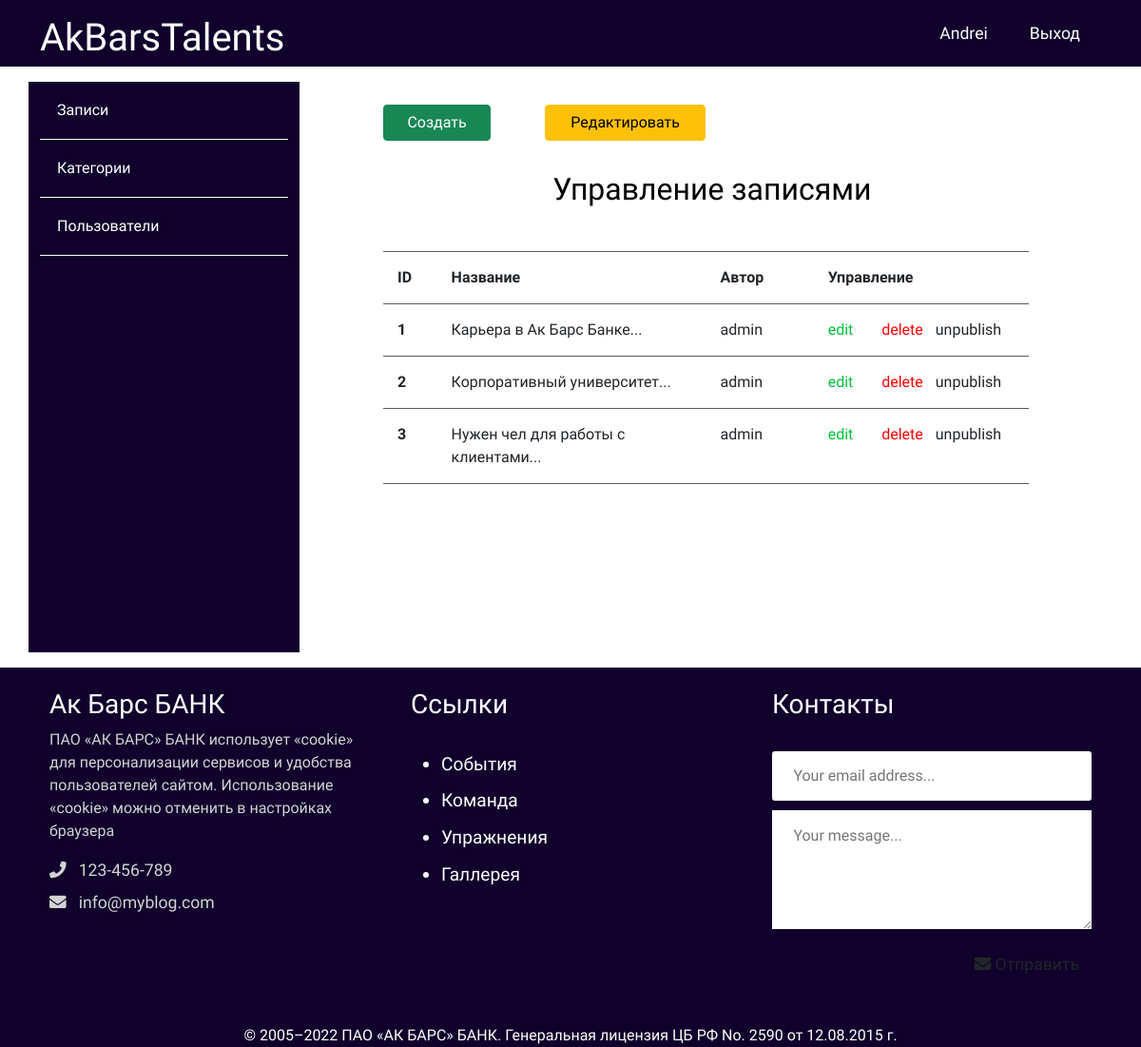
Page /dinamic-site/admin/posts/index.php (signed in) on the committed database.
### tables this page shows
CREATE TABLE `posts` (
  `id` int NOT NULL,
  `id_user` int NOT NULL,
  `title` varchar(255) NOT NULL,
  `img` varchar(255) NOT NULL,
  `content` text NOT NULL,
  `status` tinyint NOT NULL,
  `id_topic` int DEFAULT NULL,
  `created_date` datetime NOT NULL DEFAULT CURRENT_TIMESTAMP
);

CREATE TABLE `users` (
  `id` int NOT NULL,
  `admin` tinyint NOT NULL,
  `username` varchar(255) NOT NULL,
  `email` varchar(255) NOT NULL,
  `password` varchar(255) NOT NULL,
  `created` timestamp NOT NULL DEFAULT CURRENT_TIMESTAMP
);

### dinamic-site/app/database/db.php (called while the page is built, shortened)
<?php
require 'connect.php';
function dbCheckError($query){
    $errInfo = $query->errorInfo();
    return true;
}
    function selectAllFromPostsWithUsers($table1, $table2){
        global $pdo;
        $sql = "SELECT
        t1.id,
        t1.title,
        t1.img,
        t1.content,
        t1.status,
        t1.id_topic,
        t1.created_date,
        t2.username
        FROM $table1 AS t1 JOIN $table2 AS t2 ON t1.id_user = t2.id";
        $query = $pdo->prepare($sql);
        $query->execute();
        return $query->fetchAll();
    }

### dinamic-site/app/controllers/posts.php (called while the page is built, shortened)
<?php
include SITE_ROOT . "/app/database/db.php";
$postsAdm = selectAllFromPostsWithUsers('posts', 'users');

### dinamic-site/admin/posts/index.php (the view, shortened to what this page needs)
<?php
        include "../../app/controllers/posts.php";
?>
<!doctype html>
<html lang="en">
<head>
    <link href="https://cdn.jsdelivr.net/npm/bootstrap@5.0.0-beta2/dist/css/bootstrap.min.css" rel="stylesheet">
    <link rel="stylesheet" href="https://use.fontawesome.com/releases/v5.7.2/css/all.css"
>
    <link rel="stylesheet" href="../../assets/css/admin.css">
</head>
<body>
<?php include("../../app/include/header-admin.php"); ?>
<div class="container">
<?php include "../../app/include/sidebar-admin.php"; ?>
        <div class="posts col-9">
            <div class="button row">
                <a href="<?php echo BASE_URL . "admin/posts/create.php";?>" class="col-2 btn btn-success">Создать</a>
                <span class="col-1"></span>
                <a href="<?php echo BASE_URL . "admin/posts/index.php";?>" class="col-3 btn btn-warning">Редактировать</a>
            </div>
            <div class="row title-table">
                <h2>Управление записями</h2>
                <div class="mb-12 col-12 col-md-12 err">
                </div>
                <div class="col-1">ID</div>
                <div class="col-5">Название</div>
                <div class="col-2">Автор</div>
                <div class="col-4">Управление</div>
            </div>
            <?php foreach ($postsAdm as $key => $post): ?>
                <div class="row post">
                    <div class="id col-1"><?=$key + 1; ?></div>
                    <div class="title col-5"><?=mb_substr($post['title'], 0, 50, 'UTF-8'). '...'  ?></div>
                    <div class="author col-2"><?=$post['username']; ?></div>
                    <div class="red col-1"><a href="edit.php?id=<?=$post['id'];?>">edit</a></div>
                    <div class="del col-1"><a href="edit.php?delete_id=<?=$post['id'];?>">delete</a></div>
                    <?php if ($post['status']): ?>
                        <div class="status col-2"><a href="edit.php?publish=0&pub_id=<?=$post['id'];?>">unpublish</a></div>
                    <?php else: ?>
                        <div class="status col-2"><a href="edit.php?publish=1&pub_id=<?=$post['id'];?>">publish</a></div>
                    <?php endif; ?>
                </div>
            <?php endforeach; ?>
        </div>
    </div>
</div>
<?php include("../../app/include/footer.php"); ?>
</body>
</html>

### dinamic-site/assets/css/admin.css (style rules this page uses)
* { font-family: 'Comfortaa', cursive; }
html, h1, h2, h3, h4, h5, h6 { color:#000000; }
body { background:#ffff; }
a { text-decoration: none; color:inherit; }
.posts { height: 100%; padding: 40px 100px 100px; }
.posts h2 { text-align: center; margin: 2rem 0 0 0.4rem; }
.posts .title-table div { padding: 15px; text-align: left; border-bottom: 1px solid #5c5b5b; font-weight: 700; }
.posts .post div { padding: 15px; text-align: left; border-bottom: 1px solid #5c5b5b; }
.posts .post .red { color:#03c03c; }
.posts .post .del { color: red; }
.posts .post .id { font-weight: bold; }

### rows in the picture
posts: title "Карьера в Ак Барс Банке", id_user.username "admin"
posts: title "Корпоративный университет", id_user.username "admin"
posts: title "Нужен чел для работы с клиентами", id_user.username "admin"

### other values in the picture
$_SESSION['login'] "Andrei"
